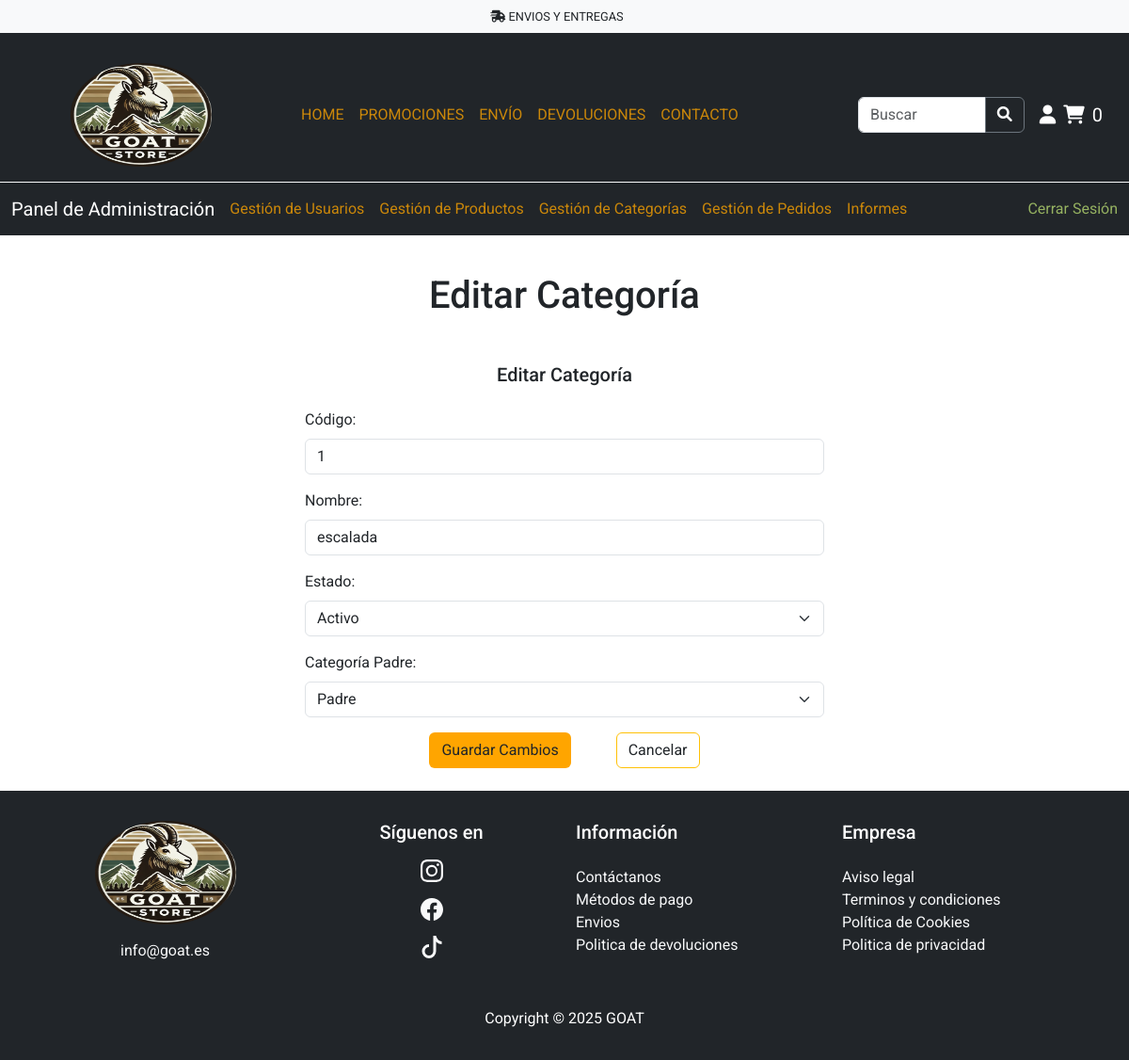
/paginas/editar_categoria.php?codigo=1 (signed in), run on an earlier commit of the app's database.
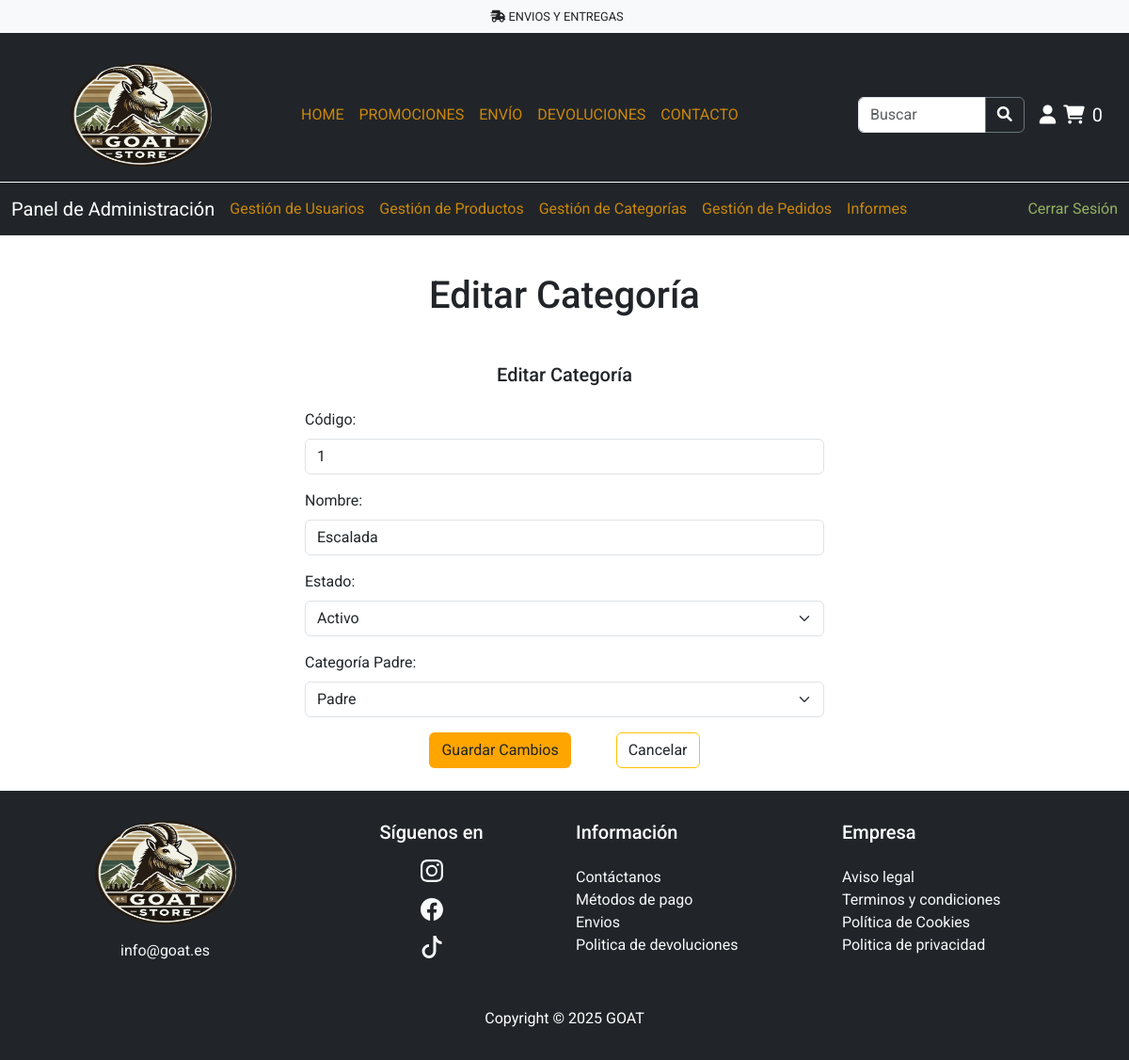
And on a later commit of the database.
### tables this page shows
CREATE TABLE `categorias` (
  `codigo` int(11) NOT NULL,
  `nombre` varchar(50) NOT NULL,
  `activo` tinyint(1) NOT NULL,
  `codCategoriaPadre` int(11) NOT NULL
);

### gestores/GestorCategoria.php (called while the page is built, shortened)
<?php
require_once 'Categoria.php';
class GestorCategorias{
    private $db;
    public function __construct($db){
        $this ->db = $db;
    }
    public function getCategoriaPorCodigo($codigo) {
        $sql = "SELECT * FROM categorias WHERE codigo = :codigo";
        try {
            $stmt = $this->db->prepare($sql);
            $stmt->bindParam(':codigo', $codigo, PDO::PARAM_INT);
            $stmt->execute();
            $categoria = $stmt->fetch(PDO::FETCH_ASSOC);
            if ($categoria) {
                return new Categoria(
                    $categoria['codigo'],
                    $categoria['nombre'],
                    $categoria['activo'],
                    $categoria['codCategoriaPadre']
                );
            }
            return null;
        } catch (PDOException $e) {
            error_log("Error al obtener categoría: " . $e->getMessage());
            return null;
        }
    }
}

### gestores/Categoria.php (called while the page is built, shortened)
<?php
class Categoria {
    private $codigo;
    private $nombre;
    private $activo;
    private $codCategoriaPadre;
    public function __construct($codigo, $nombre, $activo, $codCategoriaPadre) {
        $this->codigo = $codigo;
        $this->nombre = $nombre;
        $this->activo = $activo;
        $this->codCategoriaPadre = $codCategoriaPadre;
    }
    public function getCodigo() {
        return $this->codigo;
    }
    public function getNombre() {
        return $this->nombre;
    }
    public function getActivo() {
        return $this->activo;
    }
    public function getcodCategoriaPadre() {
        return $this->codCategoriaPadre;
    }
}
?>

### paginas/editar_categoria.php (the view, shortened to what this page needs)
<?php
require_once '../servidor/config.php';
include '../gestores/GestorCategoria.php';
include_once '../gestores/Categoria.php';
$db = conectar();
$gestor = new GestorCategorias($db);
if (isset($_GET['codigo'])) {
    $codigo = htmlspecialchars(trim($_GET['codigo']));
    $categoria = $gestor->getCategoriaPorCodigo($codigo);
    if ($categoria instanceof Categoria) {
        $codigoActual = htmlspecialchars($categoria->getCodigo());
        $nombreActual = htmlspecialchars($categoria->getNombre());
        $activoActual = htmlspecialchars($categoria->getActivo());
        $categoriaPadreActual = htmlspecialchars($categoria->getcodCategoriaPadre());
    } else {
        $codigoActual = "";
        $nombreActual = "";
        $activoActual = "";
        $categoriaPadreActual = "0";
    }
}
?>
<!DOCTYPE html>
<html lang="es">
<head>
    <link href="https://cdn.jsdelivr.net/npm/bootstrap@5.3.0/dist/css/bootstrap.min.css" rel="stylesheet">
    <link rel="stylesheet" href="https://cdnjs.cloudflare.com/ajax/libs/font-awesome/6.0.0-beta3/css/all.min.css">
    <link rel="stylesheet" href="../estilos/style1.css">
</head>
<body class="d-flex flex-column min-vh-100">
    <?php include '../plantillas/header.php' ?>
    <?php
    include '../plantillas/menuAdmin.php';
    ?>
    <div class="container-fluid mt-4 flex-grow-1">
        <h1 class="text-center mt-3 mb-4">Editar Categoría</h1>
        <div class="row">
            <form action="" method="post" class="col-12 col-md-6 mx-auto p-4">
                <h5 class="text-center mb-4">Editar Categoría</h5>
                <div class="mb-3">
                    <label for="codigo" class="form-label">Código:</label>
                    <input type="text" class="form-control" id="codigo" name="codigo" value="<?= $codigoActual ?>"
                        readonly required>
                </div>
                <div class="mb-3">
                    <label for="nombre" class="form-label">Nombre:</label>
                    <input type="text" class="form-control" id="nombre" name="nombre" value="<?= $nombreActual ?>"
                        required>
                </div>
                <div class="mb-3">
                    <label for="activo" class="form-label">Estado:</label>
                    <select class="form-select" id="activo" name="activo">
                        <option value="1" <?= ($activoActual == 1) ? 'selected' : ''; ?>>Activo</option>
                    </select>
                </div>
                <div class="mb-3">
                    <label for="codCategoriaPadre" class="form-label">Categoría Padre:</label>
                    <select class="form-select" id="codCategoriaPadre" name="codCategoriaPadre">
                        <option value="0" <?= ($categoriaPadreActual == "0") ? 'selected' : ''; ?>>Padre</option>
                    </select>
                </div>
                <div class="d-flex justify-content-center">
                    <button type="submit" class="btn bg-secondary-custom me-5">Guardar Cambios</button>
                    <a href="gestion_categorias.php" class="btn btn-outline-warning text-dark">Cancelar</a>
                </div>
            </form>
        </div>
    </div>
    <?php include '../plantillas/footer.php' ?>
</body>
</html>

What changed in the data, as far as the page shows it:
changed categorias "Activo": nombre "escalada" → "Escalada"
